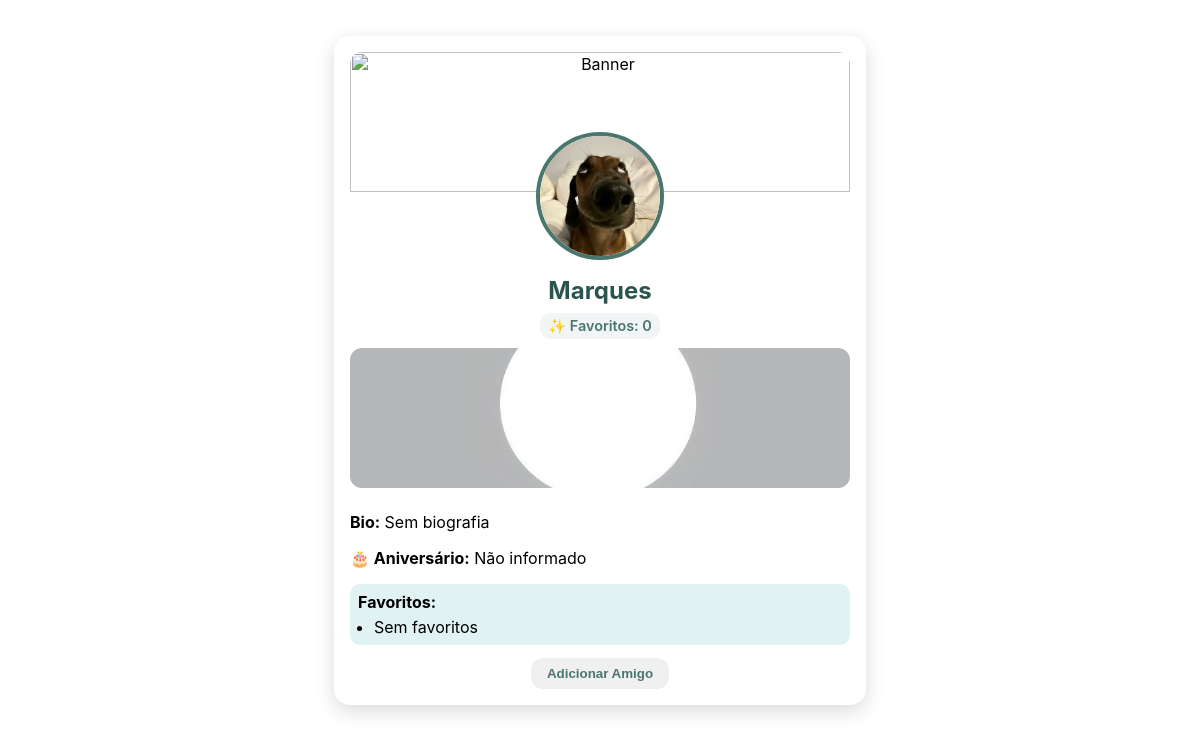
The app's page /perfil_ajax.php?perfil_usuario_id=13 with its own data.
### tables this page shows
CREATE TABLE `usuarios` (
  `id` int(11) NOT NULL,
  `nome` varchar(100) NOT NULL,
  `email` varchar(100) NOT NULL,
  `senha` varchar(255) DEFAULT NULL,
  `biografia` text DEFAULT NULL,
  `foto` varchar(255) DEFAULT NULL,
  `arvore_escolhida` int(11) DEFAULT NULL,
  `ultimo_login` datetime DEFAULT current_timestamp(),
  `token` varchar(255) DEFAULT NULL,
  `expira_token` datetime DEFAULT NULL,
  `codigo_verificacao` varchar(10) DEFAULT NULL,
  `verificado` tinyint(4) DEFAULT 0,
  `username` varchar(50) DEFAULT NULL,
  `apelido` varchar(50) DEFAULT NULL,
  `data_nascimento` date DEFAULT NULL,
  `escola` varchar(100) DEFAULT NULL,
  `foto_pessoal` varchar(255) DEFAULT NULL,
  `preferencias` text DEFAULT NULL,
  `tags` varchar(255) DEFAULT NULL,
  `favoritos` text DEFAULT NULL,
  `data_criacao` datetime DEFAULT current_timestamp(),
  `bio_foto` varchar(255) DEFAULT NULL,
  `banner` varchar(255) DEFAULT NULL,
  `aniversario` date DEFAULT NULL
);

### perfil_ajax.php (the view, shortened to what this page needs)
<?php
include("conexao.php");
$usuario_id = intval($_GET['perfil_usuario_id']);
$usuario_logado = $_SESSION['usuario_id'] ?? 0;
$sql = "SELECT * FROM usuarios WHERE id=?";
$stmt = $conn->prepare($sql);
$stmt->bind_param("i", $usuario_id);
$stmt->execute();
$result = $stmt->get_result();
if ($result && $result->num_rows > 0) {
    $user = $result->fetch_assoc();
    $foto = !empty($user['foto']) ? htmlspecialchars($user['foto']) : 'imagens/usuarios/default.jpg';
    $banner = !empty($user['banner']) ? htmlspecialchars($user['banner']) : 'imagens/usuarios/default-banner.jpg';
    $bio_foto = !empty($user['bio_foto']) ? htmlspecialchars($user['bio_foto']) : 'imagens/bio/default.jpg';
    $biografia = !empty($user['biografia']) ? nl2br(htmlspecialchars($user['biografia'])) : 'Sem biografia';
    $aniversario = !empty($user['aniversario']) ? date('d/m/Y', strtotime($user['aniversario'])) : 'Não informado';
    $favoritos = !empty($user['favoritos']) ? explode(',', $user['favoritos']) : [];
    echo '<div class="perfil-modal">';
    echo '<div class="perfil-banner"><img src="'.$banner.'" alt="Banner"></div>';
    echo '<div class="perfil-foto-container">';
    echo '<img src="'.$foto.'" class="perfil-avatar">';
    echo '</div>';
    echo '<h2>'.htmlspecialchars($user['nome']);
    echo '</h2>';
    echo '<div class="counts">
            <div class="item">✨ Favoritos: '.count($favoritos).'</div>
          </div>';
    echo '<div class="about">';
    echo '<img class="bio-photo" src="'.$bio_foto.'" alt="Foto Bio">';
    echo '<p><strong>Bio:</strong> '.$biografia.'</p>';
    echo '<p><strong>🎂 Aniversário:</strong> '.$aniversario.'</p>';
    echo '<div class="favoritos-box"><strong>Favoritos:</strong><ul>';
    if(!empty($favoritos)){
        foreach($favoritos as $f) echo '<li>'.htmlspecialchars(trim($f)).'</li>';
    } else { echo '<li>Sem favoritos</li>'; }
    echo '</ul></div></div>';
    if ($usuario_logado == $usuario_id) {
        echo '<button class="btn-editar" onclick="window.location.href=\'editar_usuario.php\'">Editar Perfil</button>';
    } else {
        $stmt2 = $conn->prepare("SELECT * FROM amizades WHERE (id_usuario1=? AND id_usuario2=?) OR (id_usuario1=? AND id_usuario2=?)");
        $stmt2->bind_param("iiii", $usuario_logado, $usuario_id, $usuario_id, $usuario_logado);
        $stmt2->execute();
        $res2 = $stmt2->get_result();
        $ja_amigo = $res2->num_rows > 0;
        if($ja_amigo){
            echo '<button class="btn-editar" onclick="removerAmigo('.$usuario_id.')">Remover Amigo</button>';
        } else {
            echo '<button class="btn-editar" onclick="adicionarAmigo('.$usuario_id.')">Adicionar Amigo</button>';
        }
    }
    echo '</div>';
} else {
    echo 'Usuário não encontrado.';
}
?>

### perfil_ajax.php (style rules this page uses)
.perfil-modal { font-family: "Inter", sans-serif; background: #fff; padding: 1rem; width: 90%; max-width: 500px; max-height: 80vh; margin: 3% auto; border-radius: 16px; box-shadow: 0 6px 20px rgba(0,0,0,0.15); text-align: center; overflow-y: auto; position: relative; }
.perfil-banner { width: 100%; height: 140px; border-radius: 12px 12px 0 0; overflow: hidden; margin-bottom: -60px; }
.perfil-banner img { width: 100%; height: 100%; object-fit: cover; }
.perfil-foto-container { position: relative; display: inline-block; margin-bottom: 0.5rem; }
.perfil-avatar { width: 120px; height: 120px; border-radius: 50%; border: 4px solid #4a766e; object-fit: cover; }
h2 { margin: 0.5rem 0; color: #2c544f; font-weight: 700; }
.counts { display:flex; justify-content:center; gap:10px; margin-bottom:0.6rem; color:#4a766e; font-weight:600; }
.counts .item { background: rgba(74,118,110,0.07); padding:4px 8px; border-radius:10px; font-size:0.9rem; }
.about { text-align:left; margin-top:0.6rem; }
.bio-photo { width:100%; height:140px; object-fit:cover; border-radius:12px; margin-bottom:0.5rem; }
.favoritos-box { background:#e0f2f1; border-radius:10px; padding:0.5rem; margin-top:0.6rem; }
.favoritos-box ul { margin:0.3rem 0 0 1rem; padding:0; }
.favoritos-box li { list-style:disc; }
.btn-editar { margin-top:0.8rem; padding:0.5rem 1rem; border:none; border-radius:12px; cursor:pointer; font-weight:600; background:#f0f0f0; color:#4a766e; }

### records on screen
usuarios: foto (picture), nome "Marques", favoritos "0", biografia "Sem biografia", aniversario "Não informado"
